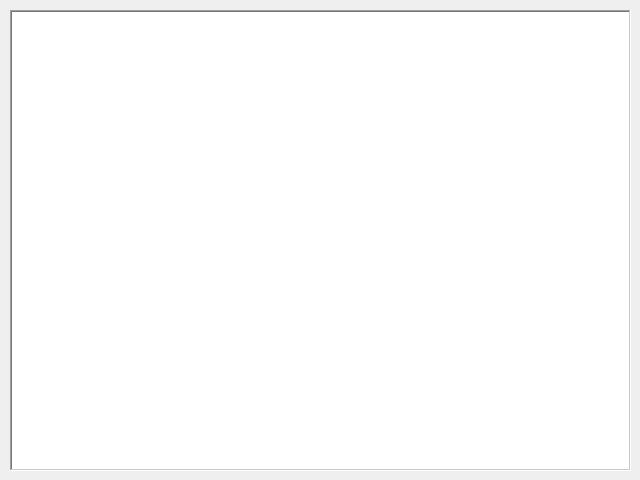
<?xml version="1.0" encoding="UTF-8"?>
<ui version="4.0">
 <class>frmVisualizaImagen</class>
 <widget class="QDialog" name="frmVisualizaImagen">
  <property name="geometry">
   <rect>
    <x>0</x>
    <y>0</y>
    <width>640</width>
    <height>480</height>
   </rect>
  </property>
  <property name="windowTitle">
   <string>Visualizador de imágenes</string>
  </property>
  <widget class="QGraphicsView" name="gpcImagen">
   <property name="geometry">
    <rect>
     <x>10</x>
     <y>10</y>
     <width>621</width>
     <height>461</height>
    </rect>
   </property>
   <property name="frameShape">
    <enum>QFrame::WinPanel</enum>
   </property>
   <property name="frameShadow">
    <enum>QFrame::Sunken</enum>
   </property>
   <property name="transformationAnchor">
    <enum>QGraphicsView::AnchorViewCenter</enum>
   </property>
  </widget>
 </widget>
 <resources/>
 <connections/>
</ui>
